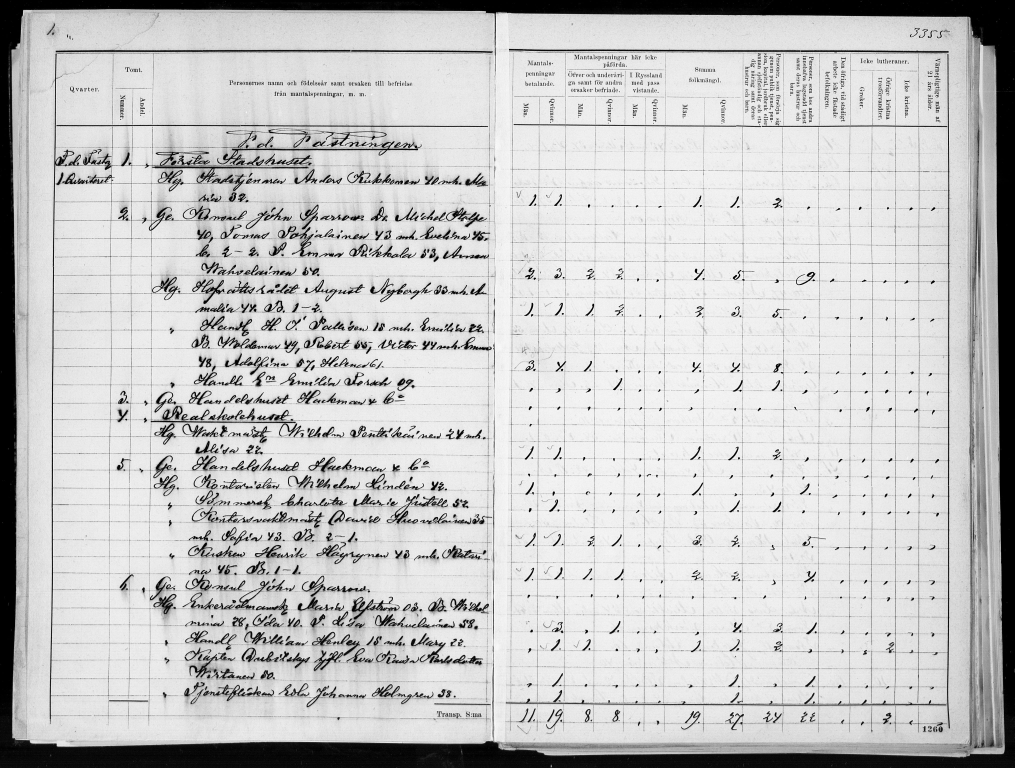
#> input picture data/3355.jpg, 4057 x 3072 px, given in place of test.jpg, which was not available (shown at 1/4 size)
$ python img_tools.py
#> lines starting #> are read from the running program, lines starting #| are printed output that depends on the picture; pictures that were not available may be replaced by others from this repository, and a replacement may not be noted
import os

from PIL import Image
import cv2
import imutils
import numpy as np
from skimage import morphology

from rectangle import Rectangle


def view_rectangle(rect: Rectangle, img_file: str):
    with Image.open(img_file) as img:
        box = img.crop(rect.pil_box)
        box.show()


def get_digit_locations(
        image_file,
        data_dir,
        template_dir,
):
    os.chdir(data_dir)
    image = cv2.imread(image_file, cv2.IMREAD_GRAYSCALE)
    image_rgb = cv2.imread(image_file, cv2.IMREAD_COLOR)

    edges = cv2.Canny(image, 400, 1000)
    cv2.imwrite('canny.jpg', edges)

    template = cv2.imread('5.jpg', cv2.IMREAD_GRAYSCALE)
    h, w = template.shape

    res = cv2.matchTemplate(edges, template, cv2.TM_CCOEFF_NORMED)
    threshold = 0.29
    loc = np.where(res >= threshold)


if __name__ == '__main__':
    os.chdir('../data')
    image = cv2.imread('test.jpg', cv2.IMREAD_GRAYSCALE)
#> image is the input picture: shape (3072, 4057); min 0, max 255, mean 198.4
    image_rgb = cv2.imread('test.jpg', cv2.IMREAD_COLOR)

    edges = cv2.Canny(image, 400, 1000)
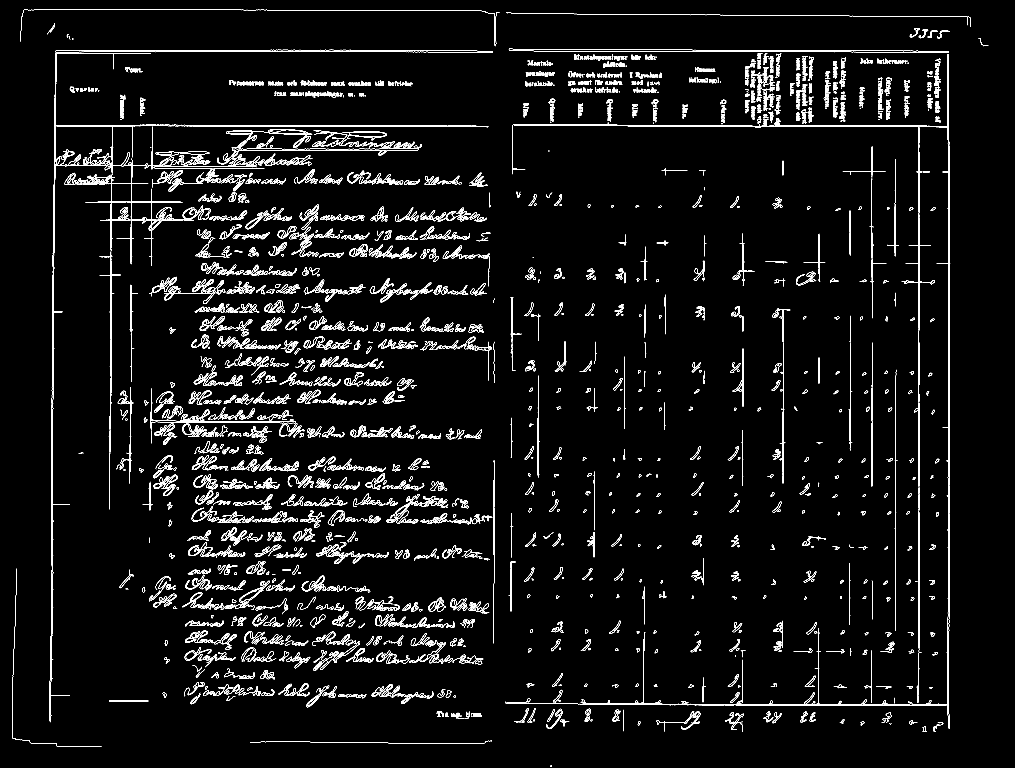
#> edges: shape (3072, 4057) (shown at 1/4 size); 2.6% white in thin lines or dots
    cv2.imwrite('canny.jpg', edges)

    template = cv2.imread('5.jpg', cv2.IMREAD_GRAYSCALE)
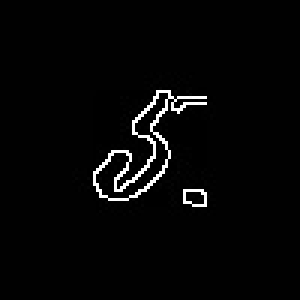
#> input picture data/digit_templates/1880/5.jpg, 100 x 100 px, found by its file name (shown 3 times larger)
#> template is the input picture: shape (100, 100); min 0, max 255, mean 6.8
    h, w = template.shape
#> h = 100; w = 100

    res = cv2.matchTemplate(edges, template, cv2.TM_CCOEFF_NORMED)
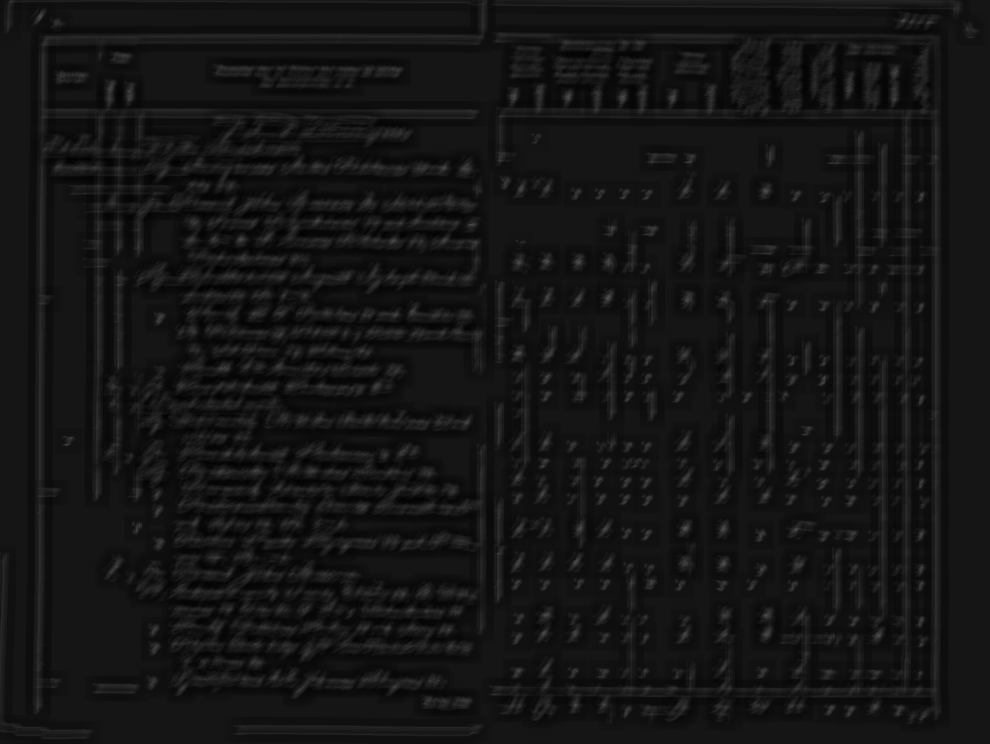
#> res: shape (2973, 3958) float32 (shown at 1/4 size); min -0.0648, max 0.715, mean -0.000706; drawn with min black and max white
    threshold = 0.29
    loc = np.where(res >= threshold)
#> loc = 26 positions, rows 69 to 2847, columns 163 to 3684

    for pt in zip(*loc[::-1]):
        cv2.rectangle(image_rgb, pt, (pt[0] + w, pt[1] + h), (0, 0, 255), 2)
#> this loop made 26 passes
#> pt on passes 1 to 12: (164, 69), (163, 70), (3502, 1071), (2427, 1195), (3058, 1203), (3059, 1203), (3057, 1204), (3058, 1204), (3059, 1204), (3057, 1205), (3058, 1205), (3298, 1509)

    cv2.imwrite('res.jpg', image_rgb)

    # [14 lines of commented-out code are left out]
